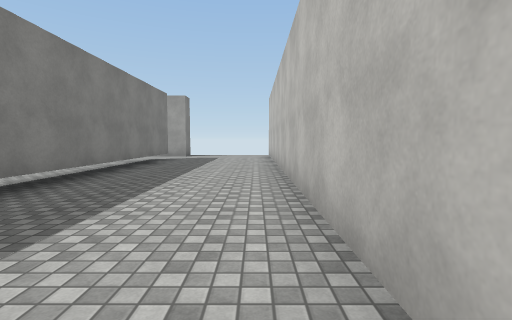
[1] (above)

21 first-person views from a walk through a scene from a Unity 3-D project. The camera is 1.3 m above the floor, tilts 4° down and sees 85° across. The floor is counted in squares, 2 m on a side. Each view is taken from the middle of a square. On the plan, view 1 faces up. The plan holds only what a view shows up to about 9 squares ahead; the rest is blank. The player character is not drawn. Surface patterns are stand-ins for the level's own textures.

[2]
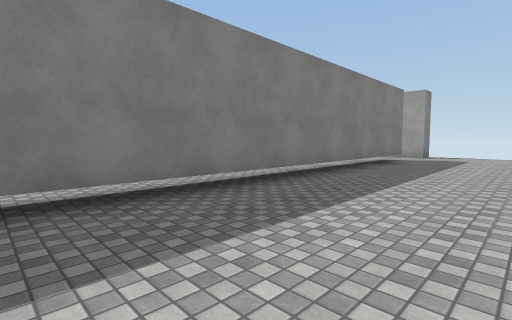

[3]
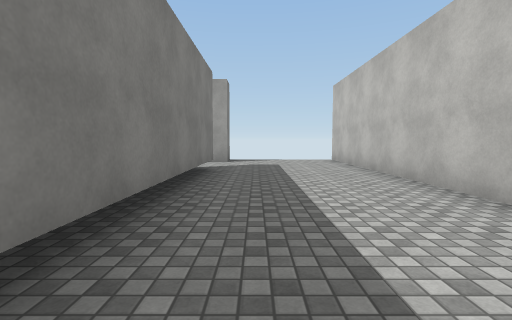

[4]
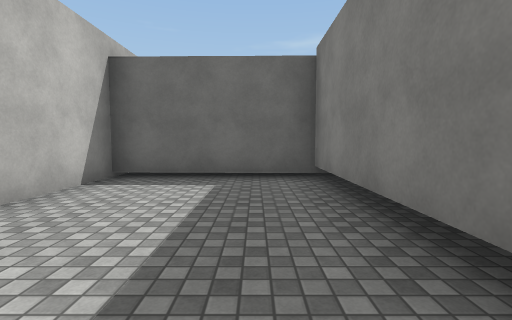

[5]
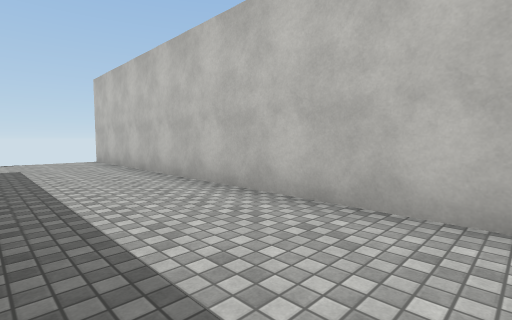

[6]
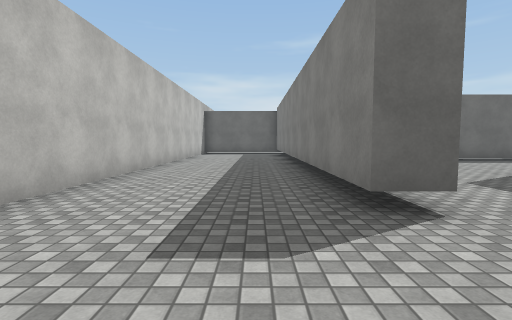

[7]
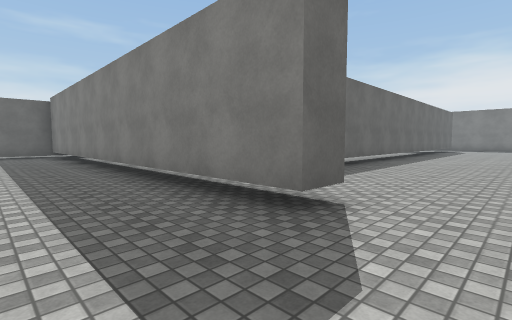

[8]
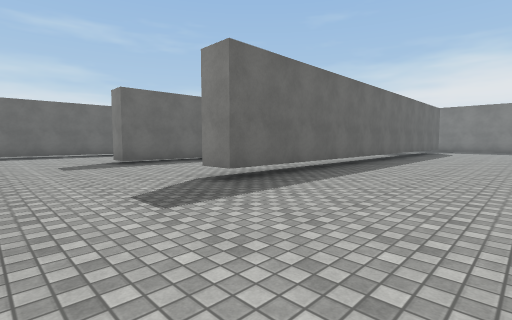

[9]
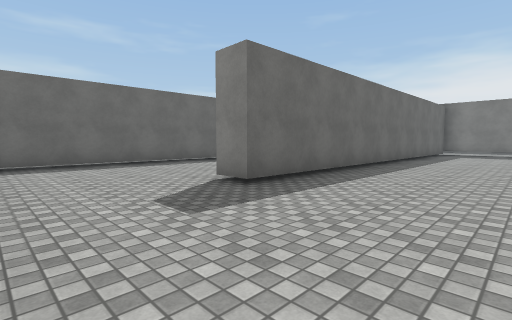

[10]
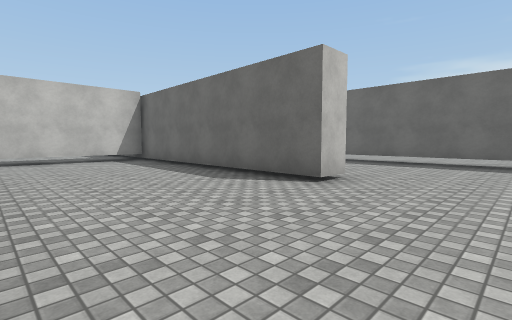

[11]
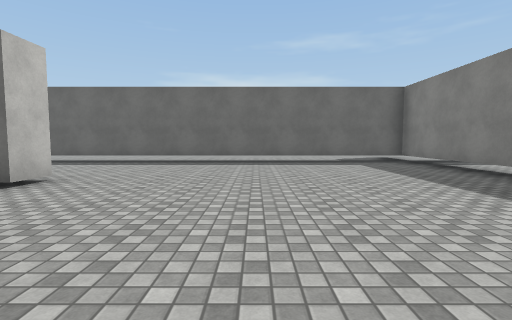

[12]
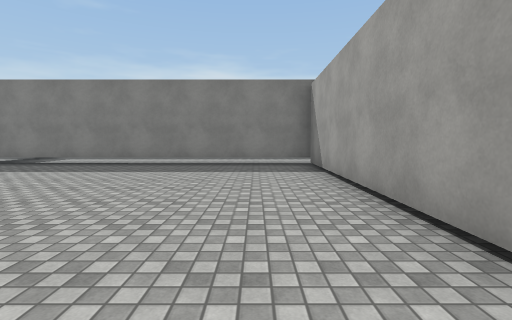

[13]
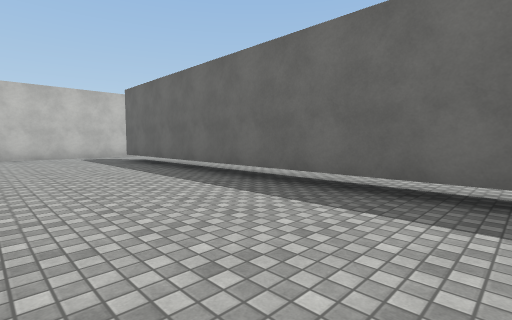

[14]
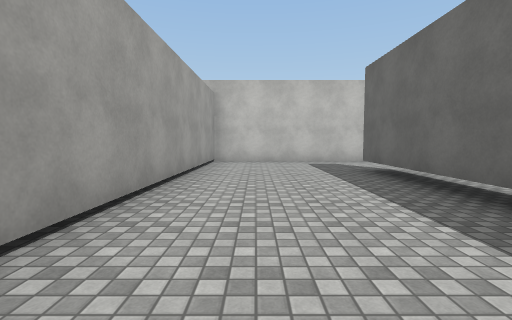

[15]
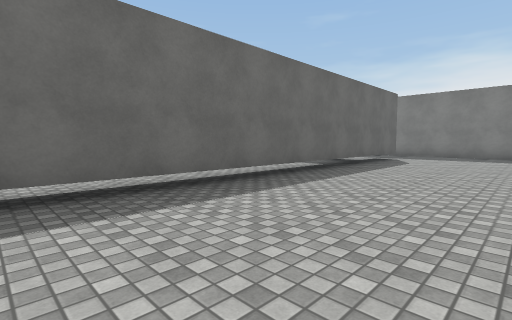

[16]
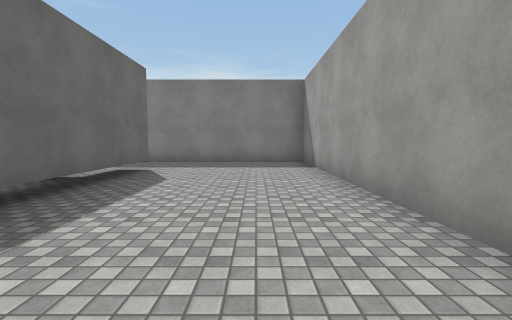

[17]
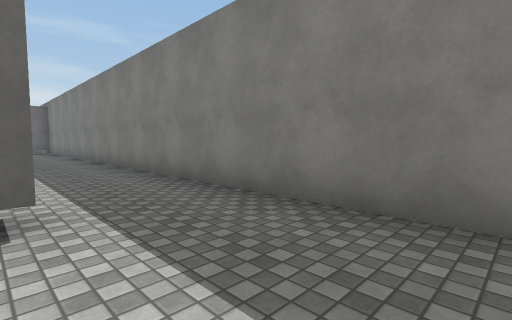

[18]
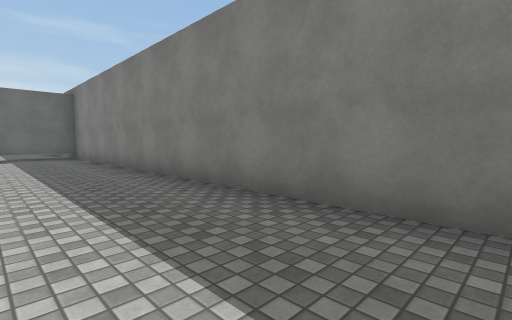

[19]
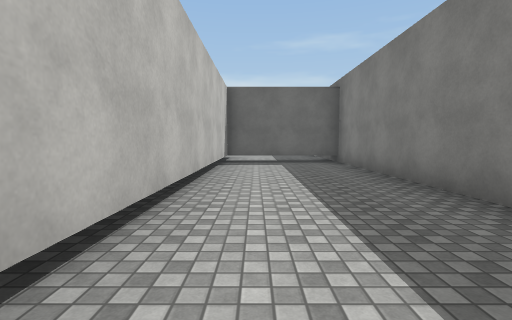

[20]
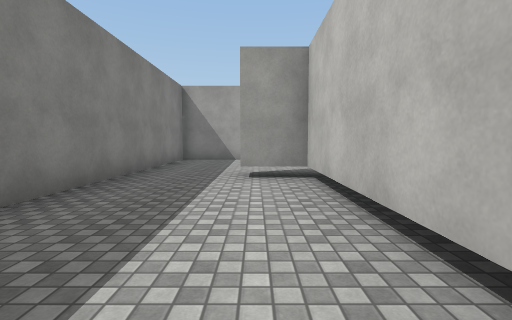

[21]
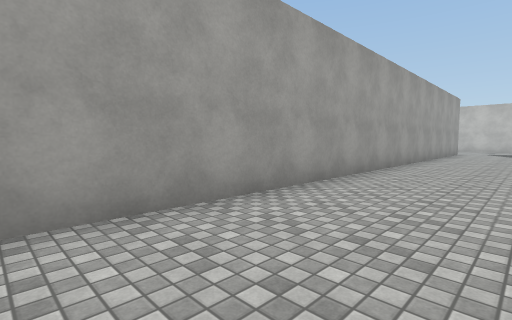

### Floor plan
Key: @ floor where view 1 was taken; # wall or solid block; . floor; T thing the floor can be seen under or through.
Columns run from 23 left of view 1 to 1 right of it. Each row starts with its distance up from view 1.
 13                         #
 12 ################    #...#
 11 #.......................#
 10 #.......................#
  9 #...................T...#
  8 #...................T...#
  7 #..####TTTTTTTTTT...T...#
  6 #...#...............T...#
  5 #...#  .............T...#
  4 #...#   ............T...#
  3 #...#############...T...#
  2 #...#...............T...#
  1 #...#...............T...#
  0 #...#...............T..@#
 -1 #...#...............T...#
 -2 #...#........############
 -3 #...#...................#
 -4 #...#...................#
 -5 #...#...................#
 -6 #...#...................#
 -7 ##########TTTTTTTTT###..#
 -8            ..........
 -9            ..

Positions as (right, up) in squares from view 1, and headings:
1: (0, 0), facing up
2: (0, 0), facing up-left
3: (-2, 3), facing up
4: (-2, 3), facing down
5: (-2, 3), facing up-right
6: (-2, 12), facing down
7: (-1, 11), facing down-left
8: (-4, 11), facing down-left
9: (-4, 6), facing down-left
10: (-13, 2), facing down-right
11: (-14, 2), facing down
12: (-11, 1), facing left
13: (-11, -3), facing down-right
14: (-8, -4), facing right
15: (-10, 11), facing down-left
16: (-14, 10), facing left
17: (-20, 10), facing down-left
18: (-20, 5), facing down-left
19: (-20, 2), facing down
20: (-20, 2), facing up
21: (-18, 9), facing up-right
